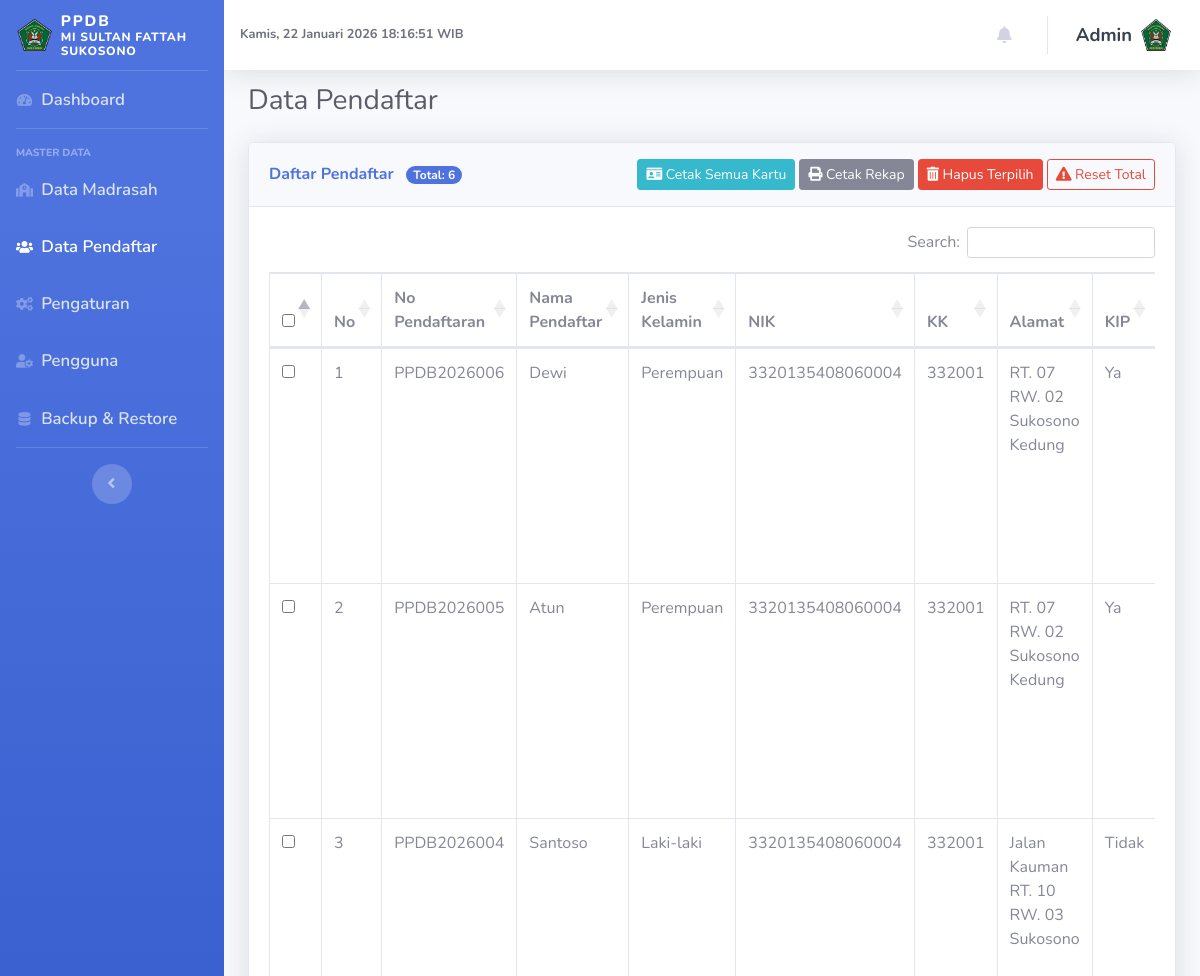
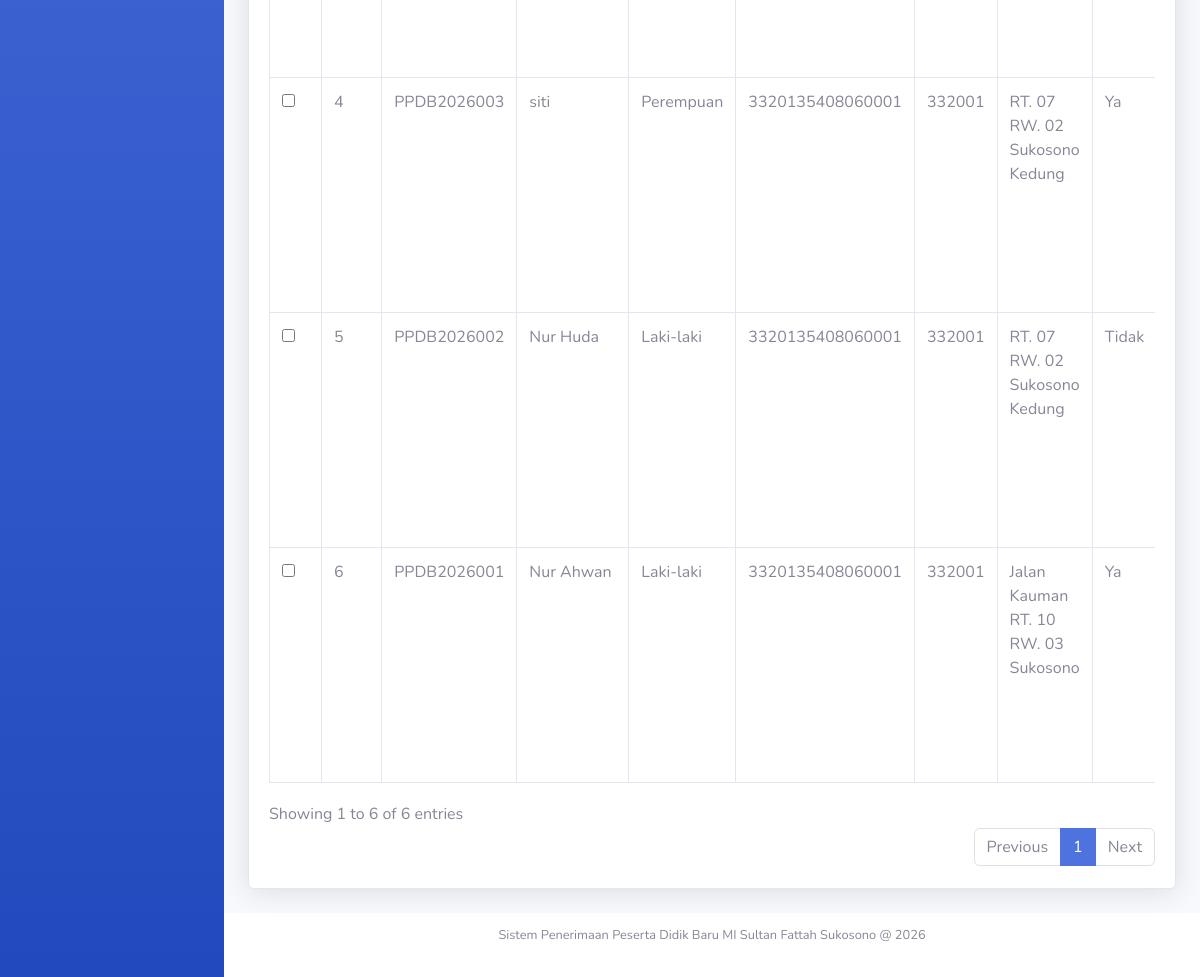
/admin/index.php?page=pendaftar (signed in), run on the app's committed database (2 pictures, top to bottom).
### tables this page shows
CREATE TABLE `madrasah` (
  `id` int unsigned NOT NULL AUTO_INCREMENT,
  `nama` varchar(150) NOT NULL,
  `alamat` text,
  `email` varchar(100) DEFAULT NULL,
  `website` varchar(100) DEFAULT NULL,
  `hp_kepala` varchar(30) DEFAULT NULL,
  `hp_panitia` varchar(30) DEFAULT NULL,
  `logo` varchar(255) DEFAULT NULL,
  `nama_panitia` varchar(150) DEFAULT NULL,
  PRIMARY KEY (`id`)
);

CREATE TABLE `users` (
  `id` int unsigned NOT NULL AUTO_INCREMENT,
  `foto` varchar(255) DEFAULT NULL,
  `username` varchar(50) NOT NULL,
  `password` varchar(255) NOT NULL,
  `created_at` datetime NOT NULL DEFAULT CURRENT_TIMESTAMP,
  PRIMARY KEY (`id`),
  UNIQUE KEY `username` (`username`)
);

CREATE TABLE `pendaftar` (
  `id` int unsigned NOT NULL AUTO_INCREMENT,
  `no_pendaftaran` varchar(30) NOT NULL,
  `nama_lengkap` varchar(150) NOT NULL,
  `nik` varchar(50) NOT NULL,
  `kk` varchar(50) NOT NULL,
  `jenis_kelamin` varchar(20) NOT NULL,
  `tempat_lahir` varchar(100) NOT NULL,
  `tanggal_lahir` date NOT NULL,
  `alamat` text NOT NULL,
  `status_keluarga` varchar(50) DEFAULT NULL,
  `anak_ke` int DEFAULT NULL,
  `jumlah_saudara` int DEFAULT NULL,
  `asal_tk` varchar(150) DEFAULT NULL,
  `nama_ayah` varchar(150) NOT NULL,
  `nama_ibu` varchar(150) NOT NULL,
  `pekerjaan_ayah` varchar(100) DEFAULT NULL,
  `pekerjaan_ibu` varchar(100) DEFAULT NULL,
  `nama_wali` varchar(150) DEFAULT NULL,
  `pekerjaan_wali` varchar(100) DEFAULT NULL,
  `email` varchar(100) DEFAULT NULL,
  `hp` varchar(30) NOT NULL,
  `kip` varchar(10) NOT NULL,
  `pkh` varchar(10) NOT NULL,
  `status_daftar` enum('proses','diterima','ditolak') NOT NULL DEFAULT 'proses',
  `created_at` datetime NOT NULL,
  PRIMARY KEY (`id`),
  UNIQUE KEY `no_pendaftaran` (`no_pendaftaran`)
);

### config.php (called while the page is built, shortened)
<?php
$db_host = 'localhost';
$db_user = 'root';
$db_pass = '';
$db_name = 'ppdb_2026';
$mysqli = new mysqli($db_host, $db_user, $db_pass, $db_name);
$mysqli->set_charset('utf8mb4');
function base_url(string $path = ''): string
{
    $base = rtrim('http://localhost/ppdb_2026', '/');
    if ($path === '') {
        return $base . '/';
    }
    return $base . '/' . ltrim($path, '/');
}
function esc($value): string
{
    if (is_scalar($value)) {
        return htmlspecialchars((string)$value, ENT_QUOTES, 'UTF-8');
    }
    return '';
}
function is_logged_in(): bool
{
    return isset($_SESSION['user_id']);
}
function current_user(): ?array
{
    global $mysqli;
    $stmt = $mysqli->prepare('SELECT id, username, foto FROM users WHERE id = ? LIMIT 1');
    $stmt->bind_param('i', $_SESSION['user_id']);
    $stmt->execute();
    $result = $stmt->get_result();
    $cachedUser = $result->fetch_assoc() ?: null;
    return $cachedUser;
}
function count_pendaftar(?string $status = null): int
{
    global $mysqli;
    if ($status === null) {
        $sql = 'SELECT COUNT(*) FROM pendaftar';
        $stmt = $mysqli->prepare($sql);
    } else {
        $sql = 'SELECT COUNT(*) FROM pendaftar WHERE status_daftar = ?';
        $stmt = $mysqli->prepare($sql);
        if ($stmt) {
            $stmt->bind_param('s', $status);
        }
    }
    $stmt->execute();
    $stmt->bind_result($count);
    return (int)$count;
}

### admin/pages/pendaftar.php (the view, shortened to what this page needs)
<?php
$total_pendaftar = count_pendaftar();
$pendaftar = [];
if ($result = $mysqli->query('SELECT * FROM pendaftar ORDER BY created_at DESC')) {
    while ($row = $result->fetch_assoc()) {
        $pendaftar[] = $row;
    }
}
?>
<div class="container-fluid">
    <div class="d-sm-flex align-items-center justify-content-between mb-4">
        <h1 class="h3 mb-0 text-gray-800">Data Pendaftar</h1>
    </div>
    <div class="card shadow mb-4">
        <div class="card-header py-3 d-flex flex-wrap justify-content-between align-items-center">
            <h6 class="m-0 font-weight-bold text-primary">
                Daftar Pendaftar
                <span class="badge badge-pill badge-primary ml-2">Total: <?= (int)$total_pendaftar; ?></span>
            </h6>
            <div class="mt-2 mt-sm-0">
                <a href="cetak_semua_kartu.php" target="_blank" class="btn btn-sm btn-info">
                    <i class="fas fa-id-card"></i> Cetak Semua Kartu
                </a>
                <a href="laporan_pendaftar.php" target="_blank" class="btn btn-sm btn-secondary">
                    <i class="fas fa-print"></i> Cetak Rekap
                </a>
                <button type="button" class="btn btn-sm btn-danger" id="btnHapusTerpilih">
                    <i class="fas fa-trash-alt"></i> Hapus Terpilih
                </button>
                <button type="button" class="btn btn-sm btn-outline-danger" id="btnResetTotal">
                    <i class="fas fa-exclamation-triangle"></i> Reset Total
                </button>
            </div>
        </div>
        <div class="card-body">
            <form id="formPendaftar" method="post">
                <div class="table-responsive">
                    <table id="tablePendaftar" class="table table-bordered datatable" width="100%" cellspacing="0">
                        <thead>
                            <tr>
                                <th><input type="checkbox" id="checkAll"></th>
                                <th>No</th>
                                <th>No Pendaftaran</th>
                                <th>Nama Pendaftar</th>
                                <th>Jenis Kelamin</th>
                                <th>NIK</th>
                                <th>KK</th>
                                <th>Alamat</th>
                                <th>KIP</th>
                            </tr>
                        </thead>
                        <tbody>
                            <?php $no = 1; foreach ($pendaftar as $row): ?>
                            <tr>
                                <td>
                                    <input type="checkbox" name="ids[]" value="<?= (int)$row['id']; ?>"
                                        class="check-item">
                                </td>
                                <td><?= $no++; ?></td>
                                <td><?= esc($row['no_pendaftaran']); ?></td>
                                <td><?= esc($row['nama_lengkap']); ?></td>
                                <td><?= esc($row['jenis_kelamin']); ?></td>
                                <td><?= esc($row['nik']); ?></td>
                                <td><?= esc($row['kk']); ?></td>
                                <td><?= esc($row['alamat']); ?></td>
                                <td><?= esc($row['kip']); ?></td>
                            </tr>
                            <?php endforeach; ?>
                        </tbody>
                    </table>
                </div>
            </form>
        </div>
    </div>
</div>

### admin/template/header.php (shortened to what this page needs)
<?php
require_once __DIR__ . '/../../config.php';
$madrasah_logo = '';
if ($result = $mysqli->query('SELECT nama, logo FROM madrasah LIMIT 1')) {
    if ($row = $result->fetch_assoc()) {
        $madrasah_nama = $row['nama'];
        $madrasah_logo = isset($row['logo']) ? (string)$row['logo'] : '';
    }
}
$user = current_user();
?>
<!DOCTYPE html>
<html lang="id">
<head>
    <link href="../assets/vendor/fontawesome-free/css/all.min.css" rel="stylesheet" type="text/css">
    <link href="../assets/css/sb-admin-2.min.css" rel="stylesheet">
    <link href="https://cdn.datatables.net/1.13.6/css/dataTables.bootstrap4.min.css" rel="stylesheet">
    <link href="https://cdn.datatables.net/buttons/2.4.1/css/buttons.bootstrap4.min.css" rel="stylesheet">
</head>
<body id="page-top">
    <div id="wrapper">
        <?php include __DIR__ . '/sidebar.php'; ?>
        <div id="content-wrapper" class="d-flex flex-column">
            <div id="content">
                <nav class="navbar navbar-expand navbar-light bg-white topbar topbar-fixed shadow">
                    <div class="d-none d-sm-flex align-items-center mr-auto">
                        <span id="adminClock" class="text-gray-700 small font-weight-bold"></span>
                    </div>
                    <ul class="navbar-nav ml-auto">
                        <li class="nav-item dropdown no-arrow mx-1">
                            <a class="nav-link dropdown-toggle" href="#" id="alertsDropdown" role="button"
                                data-toggle="dropdown" aria-haspopup="true" aria-expanded="false">
                                <i class="fas fa-bell fa-fw"></i>
                            </a>
                        </li>
                        <li class="nav-item dropdown no-arrow">
                            <a class="nav-link dropdown-toggle" href="#" id="userDropdown" role="button"
                                data-toggle="dropdown" aria-haspopup="true" aria-expanded="false">
                                <span
                                    class="mr-2 d-none d-lg-inline topbar-user-name"><?= esc($user['username'] ?? 'Admin'); ?></span>
                                <img class="img-profile"
                                    src="<?= esc(isset($user['foto']) && $user['foto'] !== '' ? base_url('uploads/' . $user['foto']) : 'https://via.placeholder.com/60'); ?>">
                            </a>
                        </li>
                    </ul>
                </nav>

### admin/template/sidebar.php
<?php
$current_page = isset($_GET['page']) ? $_GET['page'] : 'dashboard';
function active_menu(string $page, string $current): string
{
    return $page === $current ? 'active' : '';
}
?>
<ul class="navbar-nav bg-gradient-primary sidebar sidebar-dark accordion" id="accordionSidebar">
    <a class="sidebar-brand d-flex align-items-center justify-content-start" href="index.php">
        <?php if (!empty($madrasah_logo)): ?>
            <img src="<?= esc(base_url('uploads/' . $madrasah_logo)); ?>" alt="Logo" style="height:32px" class="mr-2">
        <?php else: ?>
            <div class="sidebar-brand-icon rotate-n-15">
                <i class="fas fa-graduation-cap"></i>
            </div>
        <?php endif; ?>
        <?php
        $sidebar_app_name = 'PPDB';
        $madrasah_line_top = $madrasah_nama;
        $madrasah_line_bottom = '';
        if (stripos($madrasah_nama, 'MI SULTAN FATTAH SUKOSONO') !== false) {
            $madrasah_line_top = 'MI SULTAN FATTAH';
            $madrasah_line_bottom = 'SUKOSONO';
        } else {
            $last_space_pos = strrpos($madrasah_nama, ' ');
            if ($last_space_pos !== false) {
                $madrasah_line_top = substr($madrasah_nama, 0, $last_space_pos);
                $madrasah_line_bottom = substr($madrasah_nama, $last_space_pos + 1);
            }
        }
        ?>
        <div class="sidebar-brand-text mx-0 text-left">
            <div class="sidebar-app-name"><?= esc($sidebar_app_name); ?></div>
            <div class="sidebar-school-name"><?= esc($madrasah_line_top); ?></div>
            <?php if ($madrasah_line_bottom !== ''): ?>
                <div class="sidebar-school-name"><?= esc($madrasah_line_bottom); ?></div>
            <?php endif; ?>
        </div>
    </a>
    <hr class="sidebar-divider my-0">
    <li class="nav-item <?= active_menu('dashboard', $current_page); ?>">
        <a class="nav-link" href="index.php?page=dashboard">
            <i class="fas fa-fw fa-tachometer-alt"></i>
            <span>Dashboard</span></a>
    </li>
    <hr class="sidebar-divider">
    <div class="sidebar-heading">
        Master Data
    </div>
    <li class="nav-item <?= active_menu('madrasah', $current_page); ?>">
        <a class="nav-link" href="index.php?page=madrasah">
            <i class="fas fa-fw fa-school"></i>
            <span>Data Madrasah</span></a>
    </li>
    <li class="nav-item <?= active_menu('pendaftar', $current_page); ?>">
        <a class="nav-link" href="index.php?page=pendaftar">
            <i class="fas fa-fw fa-users"></i>
            <span>Data Pendaftar</span></a>
    </li>
    <li class="nav-item <?= active_menu('pengaturan', $current_page); ?>">
        <a class="nav-link" href="index.php?page=pengaturan">
            <i class="fas fa-fw fa-cogs"></i>
            <span>Pengaturan</span></a>
    </li>
    <li class="nav-item <?= active_menu('pengguna', $current_page); ?>">
        <a class="nav-link" href="index.php?page=pengguna">
            <i class="fas fa-fw fa-user-cog"></i>
            <span>Pengguna</span></a>
    </li>
    <li class="nav-item <?= active_menu('backup', $current_page); ?>">
        <a class="nav-link" href="index.php?page=backup">
            <i class="fas fa-fw fa-database"></i>
            <span>Backup &amp; Restore</span></a>
    </li>
    <hr class="sidebar-divider d-none d-md-block">
    <div class="text-center d-none d-md-inline">
        <button class="rounded-circle border-0" id="sidebarToggle"></button>
    </div>
</ul>

### admin/template/header.php (style rules this page uses)
.sidebar-brand-text { font-family: 'Nunito', sans-serif; font-weight: 800; font-size: 0.9rem; line-height: 1.2; text-align: left; margin-left: 0 !important; }
.sidebar-app-name { font-size: 0.95rem; letter-spacing: 0.12em; }
.sidebar-school-name { font-size: 0.75rem; letter-spacing: 0.06em; }
.sidebar .nav-item .nav-link span { font-size: 1.05rem !important; font-weight: 600 !important; }
.topbar-fixed .nav-link { font-size: 1.05rem !important; font-weight: 600 !important; }
.sidebar { position: fixed; top: 0; bottom: 0; left: 0; width: 14rem; overflow-y: auto; z-index: 1040; }
#content-wrapper { margin-left: 14rem; min-height: 100vh; }
.topbar-fixed { position: fixed; top: 0; left: 14rem; right: 0; z-index: 1030; }
#content { padding-top: 5.25rem; }
.topbar-user-name { font-size: 1.15rem !important; font-weight: 700 !important; color: #374151 !important; }
.img-profile { border-radius: 0 !important; }

### data on the page
madrasah: logo (picture), nama "MI SULTAN FATTAH", nama "SUKOSONO"
users: username "Admin", foto (picture)
pendaftar: no_pendaftaran "PPDB2026006", nama_lengkap "Dewi", jenis_kelamin "Perempuan", nik "3320135408060004", kk "332001", alamat "RT. 07 RW. 02 Sukosono Kedung", kip "Ya"
pendaftar: no_pendaftaran "PPDB2026005", nama_lengkap "Atun", jenis_kelamin "Perempuan", nik "3320135408060004", kk "332001", alamat "RT. 07 RW. 02 Sukosono Kedung", kip "Ya"
pendaftar: no_pendaftaran "PPDB2026004", nama_lengkap "Santoso", jenis_kelamin "Laki-laki", nik "3320135408060004", kk "332001", alamat "Jalan Kauman RT. 10 RW. 03 Sukosono", kip "Tidak"
pendaftar: no_pendaftaran "PPDB2026003", nama_lengkap "siti", jenis_kelamin "Perempuan", nik "3320135408060001", kk "332001", alamat "RT. 07 RW. 02 Sukosono Kedung", kip "Ya"
pendaftar: no_pendaftaran "PPDB2026002", nama_lengkap "Nur Huda", jenis_kelamin "Laki-laki", nik "3320135408060001", kk "332001", alamat "RT. 07 RW. 02 Sukosono Kedung", kip "Tidak"
pendaftar: no_pendaftaran "PPDB2026001", nama_lengkap "Nur Ahwan", jenis_kelamin "Laki-laki", nik "3320135408060001", kk "332001", alamat "Jalan Kauman RT. 10 RW. 03 Sukosono", kip "Ya"

### other printed values
$sidebar_app_name "PPDB"
$total_pendaftar "6"
